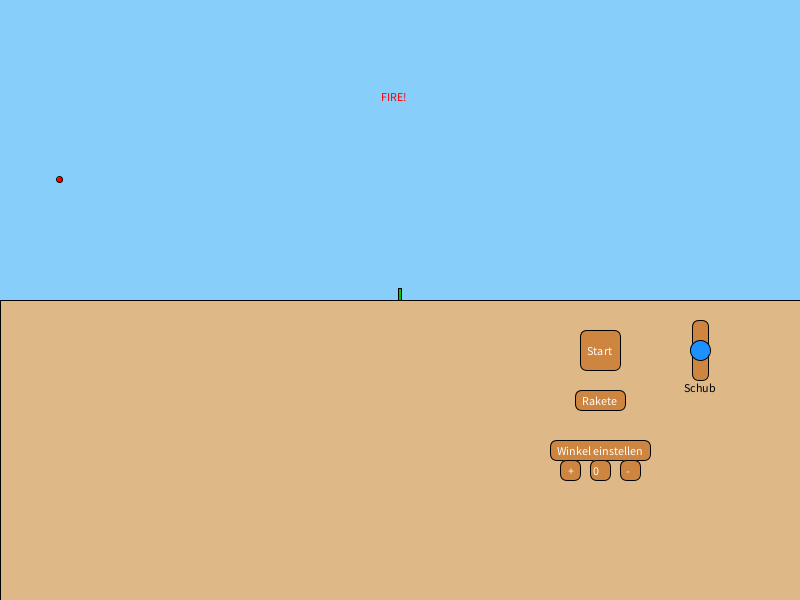
Frame 1 (no input)
Frame 60 (the mouse pressed at the canvas centre just before this capture): identical to frame 1, image omitted
Frame 120 (the mouse held since frame 60 and released just before this capture): identical to frame 1, image omitted

The Processing sketch that drew this single still picture (run headless with seeded random() and noise(); from frame 60 on, the mouse is pressed at the canvas centre):

// Processing sketch: Rossberg_Uebung_10
// ── Rossberg_Uebung_10.pde
//"Rettet die Erde!" von Till Roßberg (s0552254) 24.10.2016
  //Generell
    float timeScale = 5;//momentaner Zeitfaktor    
    int SCREEN_WIDTH = 800;
    int SCREEN_HEIGHT = 600;
    int frameRate = 60;
    float timeQuant = timeScale/frameRate;//Kleinste Zeiteinheit
    float M = 0.002; //Maßstab 2px = 1km
    float g = 9.81; //Gravitationskonstante in m/s^2    
    float Countdown;
    boolean hit = false;
    
void setup()
  {
   //Generell
   size(800,600);
   frameRate(frameRate);
           
   //Maßstabsumrechnungen
   diameterKomet = diameterKometInMeter * M;     
   raketeHoehe = raketeHoeheInMeter * M;
   raketeBreite = raketeBreiteInMeter * M;     
  }

void draw()
  {  
     //Mambojambo
     update(mouseX, mouseY);
     pushMatrix();//muss dat sein?
     translate(400,300);//Standardkoordinatensystem in karthesisches K. umwandeln. 
     drawBackground();
     
     //Time concerns
       if(active)
       {
          tKomet = tKomet + timeQuant;        
          if(rocketActive){tRakete = tRakete + timeQuant;}
          Countdown -= timeQuant; //Countdown runterzählen.    
          //Flugzeiten ausgeben
          text("Comettime:  " + tKomet, 270, -250);
          text("Rockettime: " + tRakete, 270, -230);          
       }
             
    //Debugzeuch hier
      //text("Hit here pls!", 340,0);//Da sollte der Komet ungefähr einschlagen.
      
      drawComet(); 
      drawRocket();
      checkForCollision();
      countItDown();
      popMatrix();    
      drawButtons();      
  }
  
// ── Buttons.pde
//Variablen
    boolean active = false; //State of the program.
    //Buttonstates
    boolean startButtonOver = false;
    boolean resetButtonOver = false;
    boolean startRocketButtonOver = false;
    boolean plusButtonOver = false;
    boolean minusButtonOver = false;
    
//Draw the buttons
  void drawButtons()
  {   
     if(!active)
    {
      //StartButton
      rectMode(RADIUS);
      if(startButtonOver){fill(210,105,30);}else{fill(205,133,63);}     
      rect(600,350,20,20,7);
      fill(255);
      text("Start", 587,355);
    }
    else
    {
      //ResetButton
      rectMode(RADIUS);
      if(resetButtonOver){fill(210,105,30);}else{fill(205,133,63);}
      rect(600,350,20,20,7);
      fill(255);
      text("Reset", 584,355);      
    }
    
      //Raketenstart    
      rectMode(RADIUS);
      if(startRocketButtonOver){fill(210,105,30);}else{fill(205,133,63);}     
      rect(600,400,25,10,7);
      fill(255);
      text("Rakete", 582,405);
    
      //Schubregler
      fill(205,133,63);
      rect(700,350,8,30,7);
      fill(30,144,255);
      ellipse(700, 350, 20, 20);
      fill(0);
      text("Schub", 684,392);       
      
      //Winkel einstellen
      fill(205,133,63);
      rect(600,450,50,10,7);
      fill(255);
      text("Winkel einstellen", 557,455);
      //-
      if(plusButtonOver){fill(210,105,30);}else{fill(205,133,63);}     
      rect(630,470,10,10,7);
      fill(255);
      text("-", 626,475);
      //+
      if(minusButtonOver){fill(210,105,30);}else{fill(205,133,63);}     
      rect(570,470,10,10,7);
      fill(255);
      text("+", 568,475);     
      //Winkel
      fill(205,133,63);
      rect(600,470,10,10,7);
      fill(255);
      text(int(startWinkelRakete), 593,475);
      
  }


//Buttonfunktionen
  //Scannen nach buttonpositionen
  void update(int x, int y) 
  {    
    //Startbutton
    if (overRect(600,350,20,20) && !active ) 
    {
      startButtonOver = true; 
    }
    else{startButtonOver = false;}
    //Starrockettbutton
    if (overRect(600,400,25,10) && active ) 
    {
      startRocketButtonOver = true; 
    }
    else{startRocketButtonOver = false;}
    //ResetButton
    if (overRect(600,350,20,20) && active ) 
    {
      resetButtonOver = true;      
    }
    else{resetButtonOver = false;}
    //Plusbutton
    if (overRect(630,470,10,10)) 
    {
      plusButtonOver = true;      
    }
    else{plusButtonOver = false;}
    //Minusbutton
    if (overRect(570,470,10,10)) 
    {
      minusButtonOver = true;      
    }
    else{minusButtonOver = false;}
  }
  
  //Ist die Maus über einem rechteckigen Button?
  boolean overRect(int x, int y, int width, int height)  
  {
    if (mouseX >= x-width && mouseX <= x+width && 
        mouseY >= y-height && mouseY <= y+height) 
        {return true;}
        else 
        {return false;}
  }
  
  //Die resultierenden Aktionen.
  void mousePressed()
  {
   //Start simulation.
   if(startButtonOver && !active)
   {
     resetAll();
     init();
     //Countdown = predictCollisionZiolkowski();//Funktioniert noch nicht
     Countdown = predictCollision();
     active = true;   
     cometActive = true;    
   }
   
   //Reset simulation.
   if(resetButtonOver && active)
   {
     resetAll();
   }
   
   //Start rocket.
   if(startRocketButtonOver && active)
   {
      //Start Rocket 
      rocketActive = true;    
   }
   
   //Adjust starting Angle of the Rocket
   if(minusButtonOver && !rocketActive)
   {
    if(startWinkelRakete < 10)
    {
      startWinkelRakete = startWinkelRakete + 1;
     
    }
   }
   
   if(plusButtonOver && !rocketActive)
   {
    if(startWinkelRakete > -10)
    {
      startWinkelRakete = startWinkelRakete - 1;
     
    }
   }  
  }
// ── Komet.pde
//Variablen
    float tKomet = 0; //Time of the comet
    int diameterKometInMeter = 100 * 30;//Für bessere Darstellung 30 mal größer.
    float diameterKomet;
    float x0Komet = -170000;
    float y0Komet = 60000;
    float xPosKomet = x0Komet;
    float yPosKomet = y0Komet;
    float einschlagsWinkel0 = 10;
    float einschlagsWinkel;
    float v0Komet = kmINm(32000);
    float vKomet;
    float vXKomet;
    float vYKomet;
    float xPosKometInPX;
    float yPosKometInPX;   
    boolean cometActive;
    float hT; //Die Höhe des Kometen, wenn x=0 passiert wird. Wird in init() berechnet.
    
    //Reibung
    float cw = 0.45; //Luftreibungskoeffizient   
    float rho0 = 1.3; //Dichte auf Meereshöhe
    float p0 = 100000; //Atmosphärischer Druck in Hectopascal
    float AKomet = PI * pow(diameterKometInMeter, 2)/4; //Durchströmungsfläche des Kometen
    float VKomet = PI * pow(diameterKometInMeter, 3)/6; //Volumen des Kometen
    float mKomet = 0.1 * VKomet * 4000 + 0.9 * VKomet * 918;//Kometenmasse
    
    //Luftdichte in Abhängigkeit von der Höhe berechnen
    float calcRho (float aktuelleHoehe)
    {
        return rho0 * exp(-g * (rho0/p0 * aktuelleHoehe));
    }
    
    //Funktion zur Vereinfachung für vXKomet
    float squareStuffX()
    {
       return vXKomet * sqrt( pow(vXKomet, 2) + pow(vYKomet, 2) );
    }       
    //Funktion zur Vereinfachung für vYKomet
    float squareStuffY()
    {
       return vYKomet * sqrt( pow(vXKomet, 2) + pow(vYKomet, 2) );      
    }
    
//Funktionen
  void drawComet()
  {        
        if(active && cometActive)
        { 
          //Geschwindigkeiten berechnen
          vXKomet += ( -0.5 * (cw * AKomet / mKomet) * calcRho(yPosKomet) * squareStuffX() ) * timeQuant;
          vYKomet += ( -g -0.5 * (cw * AKomet / mKomet) * calcRho(yPosKomet) * squareStuffY() ) * timeQuant;       
         
          //Positionen berechnen.        
          xPosKomet = xPosKomet + vXKomet * timeQuant;                
          yPosKomet = yPosKomet + vYKomet * timeQuant;
        }
        
        //Maßstab anwenden
        xPosKometInPX = xPosKomet * M;       
        yPosKometInPX = yPosKomet * M;
        
        //Zeit stoppen, wenn der Komet den Boden berührt.
        if(yPosKometInPX-diameterKomet/2 <= 0)
          {
            active = false; //Komet stoppen
            rocketActive = false; //Rakete stoppen
            //Einschlagspunkt markieren    
            fill(255,0,0); 
            text("Einschlag!",xPosKometInPX,-yPosKometInPX);                      
          }          
        //if(xPosKomet >= 0){println(yPosKomet);  active = false; }
        //Komet zeichnen.
        fill(255,0,0);
        ellipseMode(CENTER);
        ellipse(xPosKometInPX,-yPosKometInPX, diameterKomet, diameterKomet);//y negativ, da das Koordinatensystem gedreht ist
  }
// ── Rakete.pde
//Variablen
//Rakete
    float tRakete = 0;//Time of the rocket
    boolean rocketActive = false;
    float x0Rakete = 0;
    float y0Rakete = 3000;
    float xPosRakete = x0Rakete;//Startposition X.
    float yPosRakete = y0Rakete;//Startposition Y.
    float raketeHoehe;
    float raketeBreite;
    float raketeBreiteInMeter = 20*30;//Für bessere Darstellung 30 mal größer.
    float raketeHoeheInMeter = 100*30;//Für bessere Darstellung 30 mal größer.
    float vRakete = kmINm(30000); //in km pro h
    float vXRakete;
    float vYRakete;
    float startWinkelRakete = 0;
    float momentanerWinkelRakete = 0;
    float xPosRaketeInPX;
    float yPosRaketeInPX;    
    float v0XRakete = 0;
    float v0YRakete = 0;
    
    float vGas = 50; //Austrittsgeschwindigkeit des Antriebsgases
    float q = 250; //Massendurchsatz
    float m0 = 5000; //Leermasse
    float mStart = 10000;//Leermasse + Treibstoffmasse
    float mRakete = mStart; //momentane Raketenmasse
    float tMax = 20; //Brenndauer in s
//Funktionen
void drawRocket()
{    
      if(rocketActive)
      {
        //Geschwindigkeiten berechnen.
        vYRakete += ( - g + vGas * g/mRakete )* timeQuant;
        
        //Massenverlust berechnen
        if(mRakete != m0){ mRakete = mRakete - q * timeQuant;} 

               
        //Positionen berechnen.        
        xPosRakete = xPosRakete + vXRakete * timeQuant;                
        yPosRakete = yPosRakete + vYRakete * timeQuant;          
        
        //Winkel zwischen den Geschwindigkeiteskomponenten berechnen.
        momentanerWinkelRakete = atan2(vYRakete,vXRakete);      
        
      }
     
      //So wird die Winkelveränderung beim Einstellen des Winkels angezeigt, auch wenn die Rakete noch nicht gestartet wurde.  
      if(!rocketActive){momentanerWinkelRakete = PI/2 + radians(startWinkelRakete);}
      
      //Maßstab anwenden
      xPosRaketeInPX = xPosRakete * M;       
      yPosRaketeInPX = yPosRakete * M;       
     
      pushMatrix();      
      translate(xPosRaketeInPX,-yPosRaketeInPX);//y negativ, da das Koordinatensystem gedreht ist
      rotate(-momentanerWinkelRakete);      
      //draw the rocket
      rectMode(RADIUS);
      fill(0,200,0);
      rect(0,0,raketeHoehe,raketeBreite);
      popMatrix();
}
// ── Zusatzfunktionen.pde
//Berechnet eine zufällige Position anhand von Position und Zufallsgrad in %
float calcRandomOffset(float actualPosition)
{
  float randomPosition = 0.0;  
  randomPosition = actualPosition * (1.1 - random(0.2));
  //randomPosition = actualPosition + random(-actualPosition/randomFactor,actualPosition/randomFactor); //Wählt einen zufälligen Wert zwischen +-randomFactor% von der Ausgangsposition.
 
  return randomPosition;
}

//Check if Rocket hits Comet

void checkForCollision()
{
  //Check if the rocket hits the comet
      hit = cometIsHit();
      if(hit)
      {
        //Komet stoppen
        active = false;
        rocketActive = false;
        //Trefferpunkt markieren    
        fill(255,0,0); 
        text("Treffer!",xPosKometInPX + 10,-yPosKometInPX + 10);                      
      } 
}

boolean cometIsHit()
{  
  return sq(xPosRakete - xPosKomet) + sq(yPosRakete - yPosKomet) <= sq(diameterKometInMeter/2 + raketeHoeheInMeter/2); 
}

//Wann treffen Rakete und Komete aufeinander? (Nullstellenvariante)
float predictCollision()
{
  float A = vXKomet;
  float B = vYKomet;
  float C = vXRakete;
  float D = vYRakete;
  float E = xPosKomet;
  float F = yPosKomet;
  float AC = A-C;
  float nenner = C * g + g/2 * AC;
  float p = (D * AC + C*D - B*C + E*g) / nenner;
  float q = (E*D + F*AC - E*B) / nenner;
  
  float t1 = -p/2 + sqrt(sq(p)/4 - q);
  float t2 = -p/2 - sqrt(sq(p)/4 - q); 
    
  return t1>t2? t1:t2; 
}

//Wann treffen Rakete und Komete aufeinander? (nach Ziolkowski)
float predictCollisionZiolkowski()
{
  float timeOfImpact = 0;
  float epsilon =  10e-8;  
  float timeOfImpactOld = 10e8;
  for (int i=0; i<100; i++)
  {    
  timeOfImpact = 1/vGas * ( hT - g * sq(timeQuant)/2 - vGas * (mStart/q - timeQuant) * log(1 - q * timeQuant / mStart) );
  if(abs(timeOfImpact - timeOfImpactOld) < epsilon) break;
  timeOfImpactOld = timeOfImpact;
  }
  //print(timeOfImpact);
  return timeOfImpact;
}


//Alle Werte resetten.
void resetAll()
{
      //Time cocerns
     tKomet = 0;
     tRakete = 0;     
     
     //Reset comet, rocket and timer
     active = false;
     rocketActive = false;
     cometActive = false;     
     xPosRakete = x0Rakete;
     yPosRakete = y0Rakete;    
     einschlagsWinkel = einschlagsWinkel0;
     
     //Zufällige Werte berechnen
     xPosKomet = calcRandomOffset(x0Komet);   
     yPosKomet = calcRandomOffset(y0Komet);
     vKomet = calcRandomOffset(v0Komet);
     einschlagsWinkel = calcRandomOffset(einschlagsWinkel0);
}

//Werte initialisieren
void init()
{    
     resetAll();
     momentanerWinkelRakete = startWinkelRakete;
     
     //Geschwindigkskomponenten berechnen.  
       //Komet
          vXKomet = vKomet * cos(2 * PI - radians(einschlagsWinkel));
          vYKomet = vKomet * sin(2 * PI - radians(einschlagsWinkel));
       //Rakete
          vXRakete = vRakete * cos( PI/2 + radians(startWinkelRakete));
          vYRakete = vRakete * sin( PI/2 + radians(startWinkelRakete));     
          
     //Höhe des Kometen über x = 0 berechnen.
     hT = yPosKomet + vYKomet * (-xPosKomet/vXKomet) - g/2 * sq(-xPosKomet/vXKomet);
     println("ht: " + hT);
}

//Km/h in m/h umrechnen
float kmINm(float velocity)
{
  return velocity/3.6;
}

//Draw the ground and the Background
void drawBackground()
{
  //Draw Background
   background(135,206,250);     
     fill(255);
  //Ground
    rectMode(CORNERS);
    fill(222,184,135);
    rect(-400,0,400,300);
}

//Countdown überprüfen.
void countItDown()
{ 
    if(Countdown <= 0) 
    {
    fill(255,0,0);
    text("FIRE!", -20,-200);
    //Startet die Rakete automatisch, wenn
    if(active){rocketActive = true;}
    } 
    else 
    {
    fill(255,0,0);
    text("Countdown: " + Countdown, -50, -200 );
    } 
}
